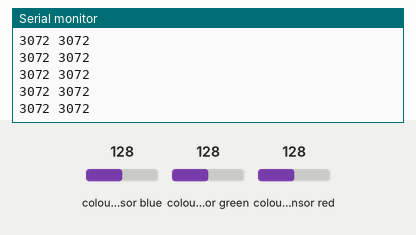
This sketch was run on a simulated Arduino Mega 2560, built with avr-gcc and run on an emulated ATmega2560. On the bench: the last lines printed to the serial monitor. Inputs (shaded band) come from the test bench; at power-on: colour sensor blue 128, colour sensor green 128, colour sensor red 128.

Above: at 1.2 s.
1.3 s: colour sensor blue set to 5
At 1.32 s:
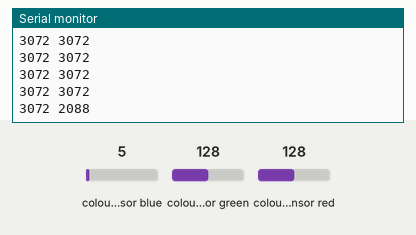
2.8 s: colour sensor green set to 5
At 2.84 s:
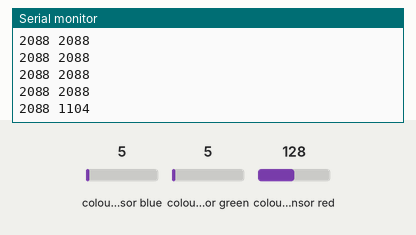
4.3 s: colour sensor red set to 5
At 4.35 s:
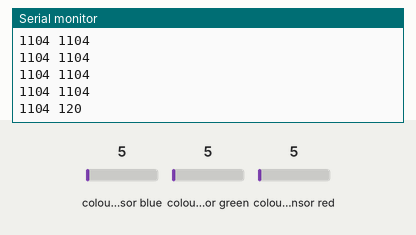
5.8 s: colour sensor blue set to 128
At 5.87 s:
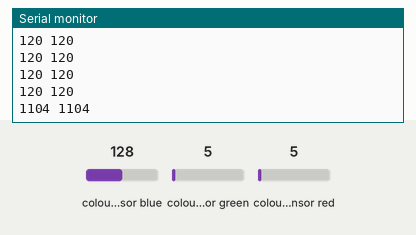
Timing chart, 0 to 8.8 s (numbered marks = the images above; inputs shaded):
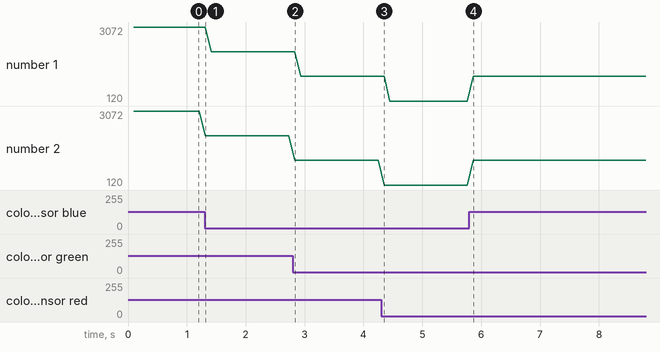

The sketch:

sensor_de_cor_obr.ino
```cpp
#include <Adafruit_TCS34725softi2c.h>

#include <Wire.h>


// You can use any digital pin for emulate SDA / SCL
#define SDApin 47
#define SCLpin 49

#define SDApinD 51
#define SCLpinD 53


Adafruit_TCS34725softi2c tcs = Adafruit_TCS34725softi2c(TCS34725_INTEGRATIONTIME_50MS, TCS34725_GAIN_4X, SDApin, SCLpin);

Adafruit_TCS34725softi2c tcsD = Adafruit_TCS34725softi2c(TCS34725_INTEGRATIONTIME_50MS, TCS34725_GAIN_4X, SDApinD, SCLpinD);
void setup() {
  Serial.begin(9600);
  Serial.println("Color View Test!");
  if (!tcs.begin()) {Serial.println("CAVALU");}
  if (!tcsD.begin()) {Serial.println("CAVALUD");}
  Wire.begin();
}


void loop() {
  uint16_t clear;
  uint16_t r, g, b;
  uint16_t rD, gD, bD;

  tcs.getRawData(&r, &g, &b, &clear);
  tcsD.getRawData(&rD, &gD, &bD, &clear);


Serial.print(r+g+b); Serial.print(" "); Serial.println(rD+gD+bD);


}
```

Measured:
- after the input at 1.3 s, the serial monitor: prints a new line at once (image 1)
- after the input at 2.8 s, the serial monitor: prints a new line at once (image 2)
- after the input at 4.3 s, the serial monitor: prints a new line after 0.05 s (image 3)
- plotted number 1: 3072 → 2088 after the input at 1.3 s, 2088 → 1104 after the input at 2.8 s, 1104 → 120 after the input at 4.3 s
- plotted number 2: 3072 → 2088 after the input at 1.3 s, 2088 → 1104 after the input at 2.8 s, 1104 → 120 after the input at 4.3 s
